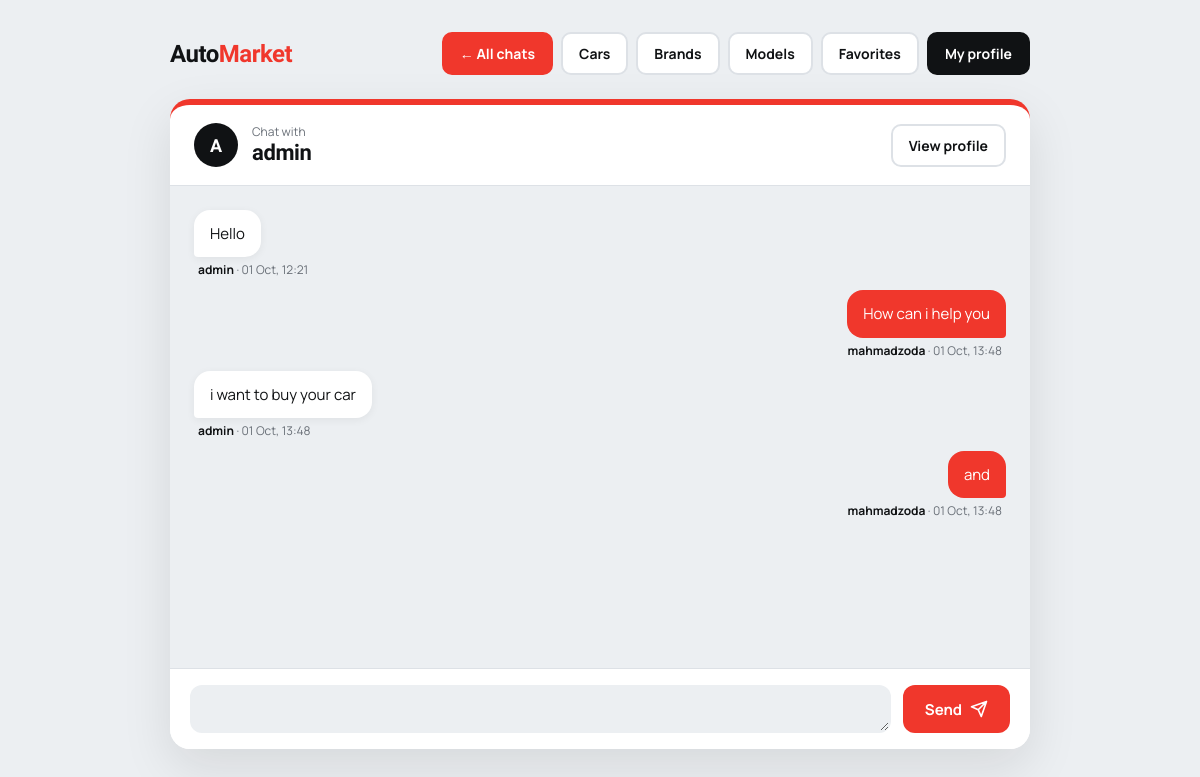
Screenshot of /chat/1/ (signed in) with the database file from the repository.
### users/models.py (models this page shows, shortened)
class Chat(models.Model):
    user1 = models.ForeignKey( User, on_delete=models.CASCADE, related_name="chats_as_user1")
    user2 = models.ForeignKey( User, on_delete=models.CASCADE, related_name="chats_as_user2")
    created_at = models.DateTimeField(auto_now_add=True)

class User(AbstractUser):
    phone = models.CharField(max_length=20,blank=True)

class Message(models.Model):
    chat = models.ForeignKey(Chat, on_delete=models.CASCADE, related_name="messages")
    sender = models.ForeignKey(User, on_delete=models.CASCADE, related_name="sent_messages")
    text = models.TextField()
    created_at = models.DateTimeField(auto_now_add=True)

### users/views.py (the view)
# urls.py: path("chat/<int:pk>/",ChatView.as_view(),name="chat"),
class ChatView(LoginRequiredMixin, DetailView):
    model = Chat
    template_name = "cars/chat.html"
    context_object_name = "chat"
    def get_queryset(self):
        return Chat.objects.filter( Q(user1=self.request.user) | Q(user2=self.request.user))
    def get_context_data(self, **kwargs):
        context = super().get_context_data(**kwargs)
        context["form"] = MessageForm()
        return context

### users/forms.py
class MessageForm(forms.ModelForm):
    class Meta:
        model = Message
        fields = ['text']
    widgets = {
            "text": forms.Textarea(attrs={"rows": 1, "placeholder": "Type a message..."}),
        }

### users/templates/cars/chat.html (shortened to what this page needs)
<!DOCTYPE html>
<html lang="en">
<head>
</head>
<body>
<div class="container">
    <div class="topbar">
        <div class="logo">Auto<b>Market</b></div>
        <nav class="nav">
            <a class="nav-red" href="{% url 'my_chats' %}">← All chats</a>
            <a href="{% url 'cars' %}">Cars</a>
            <a href="{% url 'brands' %}">Brands</a>
            <a href="{% url 'models' %}">Models</a>
            <a href="{% url 'favorites' %}">Favorites</a>
            <a class="nav-dark" href="{% url 'user_detail' request.user.pk %}">My profile</a>
        </nav>
    </div>
    <section class="chat">
        <div class="chat-head">
            {% if chat.user1 == request.user %}
                <span class="avatar">{{ chat.user2.username|slice:":1"|upper }}</span>
                <div>
                    <small>Chat with</small>
                    <h1>{{ chat.user2.username }}</h1>
                </div>
                <a class="profile-btn" href="{% url 'user_detail' chat.user2.pk %}">View profile</a>
            {% else %}
                <span class="avatar">{{ chat.user1.username|slice:":1"|upper }}</span>
                <div>
                    <small>Chat with</small>
                    <h1>{{ chat.user1.username }}</h1>
                </div>
                <a class="profile-btn" href="{% url 'user_detail' chat.user1.pk %}">View profile</a>
            {% endif %}
        </div>
        <div class="messages" id="messages">
            {% for message in chat.messages.all %}
                <div class="msg {% if message.sender == request.user %}me{% else %}them{% endif %}">
                    <div class="bubble">{{ message.text }}</div>
                    <div class="meta">
                        <strong>{{ message.sender.username }}</strong> · {{ message.created_at|date:"d M, H:i" }}
                    </div>
                </div>
            {% empty %}
                <p class="empty">No messages yet. Say hello!</p>
            {% endfor %}
        </div>
        <form class="composer" method="post" action="{% url 'send_message' chat.id %}">
            <div class="fields">
                {{ form.as_p }}
            </div>
            <button class="send-btn" type="submit">
                <span>Send</span>
                <svg viewBox="0 0 24 24" fill="none" stroke="currentColor" stroke-width="2.2" stroke-linecap="round" stroke-linejoin="round" aria-hidden="true"><path d="M22 2L11 13M22 2l-7 20-4-9-9-4 20-7z"/></svg>
            </button>
        </form>
    </section>
</div>
</body>
</html>

### users/templates/cars/chat.html (style rules this page uses)
* { box-sizing: border-box; margin: 0; padding: 0; }
:root { --ink: #101214; --muted: #6a7078; --surface: #eceff2; --white: #fff; --line: #dde1e6; --red: #f0372c; --red-dark: #c92a20; }
body { min-height: 100vh; padding: 32px 20px 48px; font-family: "Manrope", "Segoe UI", Arial, sans-serif; color: var(--ink); background: var(--surface); }
.container { max-width: 860px; margin: 0 auto; }
.topbar { display: flex; align-items: center; justify-content: space-between; gap: 16px; flex-wrap: wrap; margin-bottom: 24px; }
.logo { font-family: "Bricolage Grotesque", sans-serif; font-weight: 800; font-size: 24px; letter-spacing: -0.5px; }
.logo b { color: var(--red); }
.nav { display: flex; gap: 8px; flex-wrap: wrap; align-items: center; }
.nav a { padding: 10px 16px; font-size: 14px; font-weight: 700; color: var(--ink); text-decoration: none; background: var(--white); border: 2px solid var(--line); border-radius: 10px; transition: border-color 0.2s, background 0.2s; }
.nav a.nav-red { color: var(--white); background: var(--red); border-color: var(--red); }
.nav a.nav-dark { color: var(--white); background: var(--ink); border-color: var(--ink); }
.chat { display: flex; flex-direction: column; height: calc(100vh - 150px); min-height: 480px; background: var(--white); border-radius: 20px; border-top: 6px solid var(--red); box-shadow: 0 18px 50px rgba(16, 18, 20, 0.10); overflow: hidden; }
.chat-head { display: flex; align-items: center; gap: 14px; padding: 18px 24px; border-bottom: 1px solid var(--line); }
.profile-btn { margin-left: auto; padding: 10px 16px; font-size: 14px; font-weight: 700; color: var(--ink); text-decoration: none; background: var(--white); border: 2px solid var(--line); border-radius: 10px; transition: border-color 0.2s; }
.avatar { width: 44px; height: 44px; flex-shrink: 0; display: grid; place-items: center; font-family: "Bricolage Grotesque", sans-serif; font-weight: 800; font-size: 18px; color: var(--white); background: var(--ink); border-radius: 50%; }
.chat-head small { display: block; font-size: 12px; color: var(--muted); }
.chat-head h1 { font-family: "Bricolage Grotesque", sans-serif; font-size: 22px; font-weight: 700; letter-spacing: -0.4px; line-height: 1.2; }
.messages { flex: 1; display: flex; flex-direction: column; gap: 12px; padding: 24px; overflow-y: auto; background: var(--surface); }
.msg { display: flex; flex-direction: column; max-width: 78%; }
.msg.them { align-self: flex-start; align-items: flex-start; }
.msg.me { align-self: flex-end; align-items: flex-end; }
.bubble { padding: 12px 16px; font-size: 15px; line-height: 1.55; white-space: pre-line; word-break: break-word; }
.them .bubble { background: var(--white); border-radius: 16px 16px 16px 4px; box-shadow: 0 2px 8px rgba(16, 18, 20, 0.06); }
.me .bubble { color: var(--white); background: var(--red); border-radius: 16px 16px 4px 16px; }
.meta { margin-top: 4px; padding: 0 4px; font-size: 12px; color: var(--muted); }
.meta strong { font-weight: 700; color: var(--ink); }
.composer { display: flex; align-items: flex-end; gap: 12px; padding: 16px 20px; border-top: 1px solid var(--line); background: var(--white); }
.fields { flex: 1; min-width: 0; }
.fields p { margin: 0; }
.fields textarea, .fields input[type="text"] { display: block; width: 100%; padding: 13px 16px; font: inherit; font-size: 15px; color: var(--ink); background: var(--surface); border: 2px solid transparent; border-radius: 12px; outline: none; transition: border-color 0.2s, background 0.2s; }
.fields textarea { height: 48px; min-height: 48px; max-height: 140px; resize: vertical; }
.send-btn { display: inline-flex; align-items: center; justify-content: center; gap: 8px; height: 48px; padding: 0 22px; font: inherit; font-size: 15px; font-weight: 700; color: var(--white); background: var(--red); border: none; border-radius: 12px; cursor: pointer; transition: background 0.2s, transform 0.1s; }
.send-btn svg { width: 18px; height: 18px; }

### rows the page displays
Chat: user1.username "A", user1.username "admin"
Message: text "Hello", sender.username "admin", created_at "01 Oct, 12:21"
Message: text "How can i help you", sender.username "mahmadzoda", created_at "01 Oct, 13:48"
Message: text "i want to buy your car", sender.username "admin", created_at "01 Oct, 13:48"
Message: text "and", sender.username "mahmadzoda", created_at "01 Oct, 13:48"
